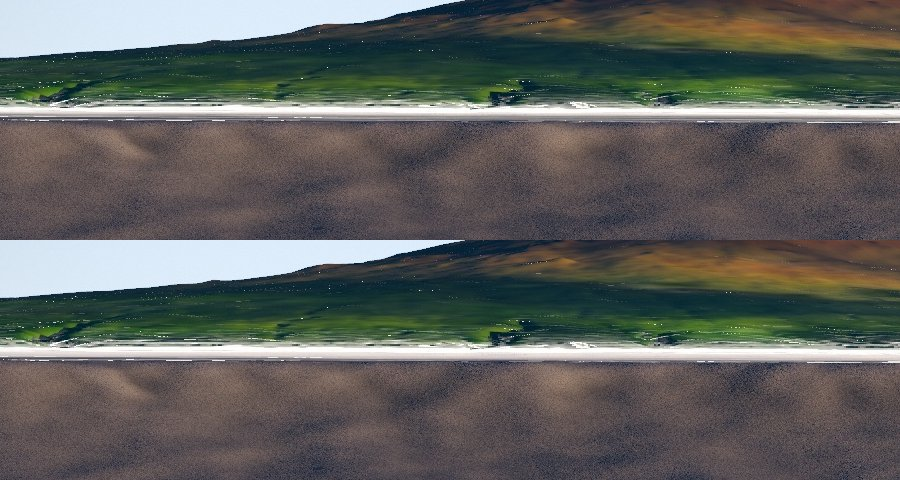
#> input picture channel/packaging/tmp/claude-0/-home-user-juicytea-media/4a181100-5b6b-5601-bf64-5ea13c092764/scratchpad/research/packaging/design_postcard/work/ours_cmp_tub.jpg, 900 x 480 px, given in place of ours_r_P1.jpg, which was not available
$ python proto1.py
#> lines starting #> are read from the running program, lines starting #| are printed output that depends on the picture; after the words box and inside, x2 and y2 are one past the last pixel; in counts of white or black regions, pixels touching at a corner belong together
### channel/packaging/design_postcard/tools/card.py
"""Postcard compositor for the "Below the Postcard" thumbnails (PIL only).

make_card(face, w, ...)  -> RGBA physical off-white postcard (photo face, optional place name, stamp, postmark)
place(plate, card, ...)  -> plate with the tilted card + soft contact/ambient shadow
All geometry is in the plate's pixel space (plates are composed at 1920x1080 and downsampled to 1280x720).
"""
import math, random
import numpy as np
from PIL import Image, ImageDraw, ImageFilter, ImageFont, ImageEnhance, ImageChops

FONTS = '/tmp/claude-0/-home-user-juicytea-media/4a181100-5b6b-5601-bf64-5ea13c092764/scratchpad/research/packaging/design_postcard/fonts/'
PAPER = (245, 240, 228)          # off-white card stock (#F5F0E4)
INK = (38, 36, 40)
ACCENT = (242, 176, 64)          # series accent: warm amber (stamp sun)
OKINA = 'ʻ'


def _font(name, size):
    return ImageFont.truetype(FONTS + name + '-latin.ttf', size)


def font_for_cap(name, cap_px):
    """Font size whose cap height (H) is cap_px."""
    f = _font(name, 400); bb = f.getbbox('H'); cap = bb[3] - bb[1]
    return _font(name, max(6, round(400 * cap_px / cap)))


def crop_aspect(im, aspect, fx=0.5, fy=0.5, zoom=1.0):
    W, H = im.size
    if W / H > aspect: h = H / zoom; w = h * aspect
    else: w = W / zoom; h = w / aspect
    x0 = (W - w) * fx; y0 = (H - h) * fy
    return im.crop((round(x0), round(y0), round(x0 + w), round(y0 + h)))


def _grain(size, amt, seed):
    rng = np.random.default_rng(seed)
    n = rng.normal(0, amt, (size[1], size[0]))
    return n


def stamp(w, seed=3):
    """Small perforated stamp: amber sun over a volcano silhouette and one wave. No words."""
    S = 4; W = w * S; H = round(w * 1.18) * S
    im = Image.new('RGBA', (W, H), (0, 0, 0, 0)); d = ImageDraw.Draw(im)
    r = W * 0.045                                  # perforation radius
    d.rectangle((0, 0, W, H), fill=(250, 247, 238, 255))
    step = r * 2.6
    for x in np.arange(step / 2, W, step):
        d.ellipse((x - r, -r, x + r, r), fill=(0, 0, 0, 0)); d.ellipse((x - r, H - r, x + r, H + r), fill=(0, 0, 0, 0))
    for y in np.arange(step / 2, H, step):
        d.ellipse((-r, y - r, r, y + r), fill=(0, 0, 0, 0)); d.ellipse((W - r, y - r, W + r, y + r), fill=(0, 0, 0, 0))
    m = W * 0.13; x0, y0, x1, y1 = m, m, W - m, H - m
    # field: pale sky to warm
    fld = Image.new('RGBA', (round(x1 - x0), round(y1 - y0)))
    fa = np.zeros((fld.height, fld.width, 4), np.uint8)
    t = np.linspace(0, 1, fld.height)[:, None]
    top = np.array([118, 178, 214]); bot = np.array([236, 214, 170])
    fa[..., :3] = (top * (1 - t[..., None]) + bot * t[..., None]).astype(np.uint8).repeat(fld.width, 1)
    fa[..., 3] = 255
    fld = Image.fromarray(fa, 'RGBA'); im.alpha_composite(fld, (round(x0), round(y0)))
    fw, fh = x1 - x0, y1 - y0
    # sun
    cx, cy, sr = x0 + fw * 0.66, y0 + fh * 0.33, fw * 0.17
    d.ellipse((cx - sr, cy - sr, cx + sr, cy + sr), fill=ACCENT + (255,))
    # volcano silhouette (broad shield) + ocean band
    base = y0 + fh * 0.80
    pts = [(x0, base), (x0 + fw * 0.10, base - fh * 0.08), (x0 + fw * 0.36, base - fh * 0.30), (x0 + fw * 0.46, base - fh * 0.34),
           (x0 + fw * 0.56, base - fh * 0.31), (x0 + fw * 0.86, base - fh * 0.07), (x1, base - fh * 0.02), (x1, base)]
    d.polygon(pts, fill=(44, 40, 46, 255))
    d.rectangle((x0, base, x1, y1), fill=(34, 132, 156, 255))
    d.line([(x0 + fw * 0.08, base + fh * 0.09), (x0 + fw * 0.30, base + fh * 0.06), (x0 + fw * 0.52, base + fh * 0.09), (x0 + fw * 0.74, base + fh * 0.06), (x1 - fw * 0.06, base + fh * 0.09)],
           fill=(220, 240, 244, 255), width=max(1, round(fw * 0.025)))
    d.rectangle((x0, y0, x1, y1), outline=(60, 56, 60, 255), width=max(1, round(W * 0.012)))
    return im.resize((w, round(w * 1.18)), Image.LANCZOS)


def postmark(w, seed=5, alpha=150):
    """Cancellation mark: double ring + wavy lines, no words."""
    S = 4; W = w * S; H = round(w * 0.62) * S
    im = Image.new('RGBA', (W, H), (0, 0, 0, 0)); d = ImageDraw.Draw(im)
    col = (40, 38, 46, alpha); lw = max(2, round(W * 0.012))
    R = H * 0.46; cx = R + lw; cy = H / 2
    d.ellipse((cx - R, cy - R, cx + R, cy + R), outline=col, width=lw)
    d.ellipse((cx - R * 0.74, cy - R * 0.74, cx + R * 0.74, cy + R * 0.74), outline=col, width=max(1, lw // 2 + 1))
    xs = np.linspace(cx + R * 0.55, W - lw, 60)
    for k in range(4):
        yb = cy + (k - 1.5) * H * 0.17
        ys = yb + np.sin((xs - xs[0]) / (W * 0.09)) * H * 0.045
        d.line(list(zip(xs, ys)), fill=col, width=lw)
    im = im.resize((w, round(w * 0.62)), Image.LANCZOS)
    # ink wear
    a = np.asarray(im).copy(); rng = np.random.default_rng(seed)
    a[..., 3] = (a[..., 3] * np.clip(rng.normal(0.85, 0.25, a.shape[:2]), 0, 1)).astype(np.uint8)
    return Image.fromarray(a, 'RGBA')


def make_card(face, w, aspect=1.5, border=0.045, text=None, cap_px=None, font='Oswald-700', track=0.04,
              text_pos='bl', text_col=(255, 252, 244), stamp_on=True, postmark_on=True, seed=1,
              face_sat=1.12, face_con=1.06, face_zoom=1.0, face_fx=0.5, face_fy=0.5, sheen=0.10, stamp_w=0.115):
    """Return an RGBA postcard of width w (aspect = w/h). cap_px is the cap height of the place name in card pixels."""
    S = 3; W = w * S; H = round(w / aspect) * S
    card = Image.new('RGBA', (W, H), (0, 0, 0, 0))
    # paper with grain and soft light falloff
    g = _grain((W, H), 3.2, seed)
    yy, xx = np.mgrid[0:H, 0:W]
    fall = 1.0 + 0.035 * (1 - xx / W) - 0.03 * (yy / H)
    pa = np.clip(np.array(PAPER)[None, None, :] * fall[..., None] + g[..., None], 0, 255).astype(np.uint8)
    paper = Image.fromarray(np.dstack([pa, np.full((H, W), 255, np.uint8)]), 'RGBA')
    # rounded-corner mask
    mask = Image.new('L', (W, H), 0); ImageDraw.Draw(mask).rounded_rectangle((0, 0, W - 1, H - 1), radius=round(W * 0.012), fill=255)
    card.paste(paper, (0, 0), mask)
    # photo
    b = round(W * border); pw, ph = W - 2 * b, H - 2 * b
    ph_im = crop_aspect(face.convert('RGB'), pw / ph, face_fx, face_fy, face_zoom).resize((pw, ph), Image.LANCZOS)
    ph_im = ImageEnhance.Color(ph_im).enhance(face_sat); ph_im = ImageEnhance.Contrast(ph_im).enhance(face_con)
    ph_rgba = ph_im.convert('RGBA')
    # place name
    if text:
        fnt = font_for_cap(font, cap_px * S)
        bb = fnt.getbbox('H'); cap_top = bb[1]
        # letter-spaced width
        adv = [fnt.getlength(ch) for ch in text]; sp = track * fnt.size
        tw = sum(adv) + sp * (len(text) - 1)
        mx = round(pw * 0.055)
        if tw > pw - 2 * mx: print(f'WARNING text {tw/S:.0f}px wider than photo {(pw-2*mx)/S:.0f}px')
        tx = mx if text_pos[1] == 'l' else (pw - tw) / 2 if text_pos[1] == 'c' else pw - mx - tw
        ty = (ph - mx * 0.9 - cap_px * S - cap_top) if text_pos[0] == 'b' else (mx - cap_top)
        lay = Image.new('RGBA', (pw, ph), (0, 0, 0, 0)); ld = ImageDraw.Draw(lay)
        x = tx
        for ch, a in zip(text, adv):
            ld.text((x, ty), ch, font=fnt, fill=text_col + (255,)); x += a + sp
        sh = Image.new('RGBA', (pw, ph), (0, 0, 0, 0)); sh.putalpha(lay.getchannel('A').filter(ImageFilter.GaussianBlur(cap_px * S * 0.09)))
        sh = Image.fromarray(np.dstack([np.full((ph, pw, 3), (12, 16, 22), np.uint8), (np.asarray(sh.getchannel('A')) * 0.62).astype(np.uint8)]), 'RGBA')
        ph_rgba.alpha_composite(sh, (round(cap_px * S * 0.035), round(cap_px * S * 0.06)))
        ph_rgba.alpha_composite(lay)
    card.alpha_composite(ph_rgba, (b, b))
    # thin printed-edge inner shadow around the photo
    edge = Image.new('RGBA', (W, H), (0, 0, 0, 0)); ImageDraw.Draw(edge).rectangle((b, b, b + pw - 1, b + ph - 1), outline=(0, 0, 0, 70), width=max(1, S))
    card.alpha_composite(edge)
    # stamp + postmark (top-right, overlapping the photo corner like a real card)
    if stamp_on:
        sw = round(W * stamp_w); st = stamp(sw, seed)
        sx, sy = W - b - sw - round(W * 0.025), b + round(W * 0.022)
        sshadow = Image.new('RGBA', st.size, (0, 0, 0, 0)); sshadow.putalpha(st.getchannel('A').point(lambda v: v * 0.35))
        card.alpha_composite(sshadow.filter(ImageFilter.GaussianBlur(S * 1.5)), (sx + S, sy + 2 * S))
        card.alpha_composite(st, (sx, sy))
        if postmark_on:
            pm = postmark(round(sw * 1.55), seed)
            card.alpha_composite(pm, (sx - round(sw * 0.62), sy + round(sw * 0.55)))
    # gloss sheen (diagonal) + paper edge bevel
    sa = np.zeros((H, W), np.float32)
    dd = (xx / W * 0.8 + yy / H * 0.6)
    sa = np.exp(-((dd - 0.55) / 0.10) ** 2) * sheen * 255
    sheen_im = Image.fromarray(np.dstack([np.full((H, W, 3), 255, np.uint8), sa.astype(np.uint8)]), 'RGBA')
    card.alpha_composite(sheen_im)
    ed = ImageDraw.Draw(card)
    ed.rounded_rectangle((0, 0, W - 1, H - 1), radius=round(W * 0.012), outline=(205, 196, 180, 255), width=max(1, S))
    ed.line([(round(W * 0.012), S), (W - round(W * 0.012), S)], fill=(255, 255, 252, 200), width=S)
    card.putalpha(ImageChops.multiply(card.getchannel('A'), mask))
    return card.resize((w, round(w / aspect)), Image.LANCZOS)


def place(plate, card, cx, cy, angle, shadow=(-14, 16), blur=16, opacity=0.55, contact=0.0, contact_y=None):
    """Rotate card by angle (deg, +ccw) and composite centred at (cx, cy). Soft offset shadow; optional contact shadow."""
    out = plate.convert('RGBA')
    big = card.resize((card.width * 2, card.height * 2), Image.LANCZOS).rotate(angle, resample=Image.BICUBIC, expand=True)
    rc = big.resize((big.width // 2, big.height // 2), Image.LANCZOS)
    x0, y0 = round(cx - rc.width / 2), round(cy - rc.height / 2)
    a = rc.getchannel('A')
    sh = Image.new('RGBA', out.size, (0, 0, 0, 0))
    sm = Image.new('L', out.size, 0); sm.paste(a, (x0 + shadow[0], y0 + shadow[1]))
    sm = sm.filter(ImageFilter.GaussianBlur(blur)).point(lambda v: v * opacity)
    sh = Image.fromarray(np.dstack([np.full((out.height, out.width, 3), (8, 6, 10), np.uint8), np.asarray(sm)]), 'RGBA')
    out.alpha_composite(sh)
    if contact > 0 and contact_y is not None:
        cm = Image.new('L', out.size, 0); ImageDraw.Draw(cm).ellipse((x0 + rc.width * 0.05, contact_y - 10, x0 + rc.width * 0.95, contact_y + 14), fill=round(255 * contact))
        cm = cm.filter(ImageFilter.GaussianBlur(10))
        out.alpha_composite(Image.fromarray(np.dstack([np.zeros((out.height, out.width, 3), np.uint8), np.asarray(cm)]), 'RGBA'))
    out.alpha_composite(rc, (x0, y0))
    return out.convert('RGB'), (x0, y0, rc)


def grade(im, warm=0.0, con=1.0, sat=1.0, bright=1.0, vig=0.0, vig_bottom=0.0):
    im = ImageEnhance.Contrast(im).enhance(con); im = ImageEnhance.Color(im).enhance(sat); im = ImageEnhance.Brightness(im).enhance(bright)
    a = np.asarray(im).astype(np.float32)
    if warm:
        l = a.mean(2, keepdims=True) / 255
        a = a + warm * np.array([18, 8, -10]) * l
    H, W = a.shape[:2]
    if vig or vig_bottom:
        yy, xx = np.mgrid[0:H, 0:W]
        r = np.sqrt(((xx - W / 2) / (W / 2)) ** 2 + ((yy - H / 2) / (H / 2)) ** 2)
        f = 1 - vig * np.clip(r - 0.6, 0, 1) ** 1.5 - vig_bottom * np.clip((yy / H - 0.7) / 0.3, 0, 1) ** 1.6
        a = a * f[..., None]
    return Image.fromarray(np.clip(a, 0, 255).astype(np.uint8))


def save_thumb(im, path, q=92):
    t = im.resize((1280, 720), Image.LANCZOS) if im.size != (1280, 720) else im
    t.save(path, 'JPEG', quality=q, optimize=True, progressive=True)
    return t

### channel/packaging/design_postcard/tools/proto1.py
import sys
sys.path.insert(0, '/tmp/claude-0/-home-user-juicytea-media/4a181100-5b6b-5601-bf64-5ea13c092764/scratchpad/research/packaging/design_postcard/tools')
from card import *
D = '/tmp/claude-0/-home-user-juicytea-media/4a181100-5b6b-5601-bf64-5ea13c092764/scratchpad/research/packaging/design_postcard/'
plate = Image.open(D + 'work/r/ours_r_P1.jpg').convert('RGB')   # 1920x1080
#> plate is the input picture: PIL image 900x480 RGB; mean R, G, B 95.4, 96.9, 93.9
plate = grade(plate, warm=0.6, con=1.08, sat=1.05, vig=0.25, vig_bottom=0.25)
face = Image.open(D + 'work/r/ours_r_face1.jpg')
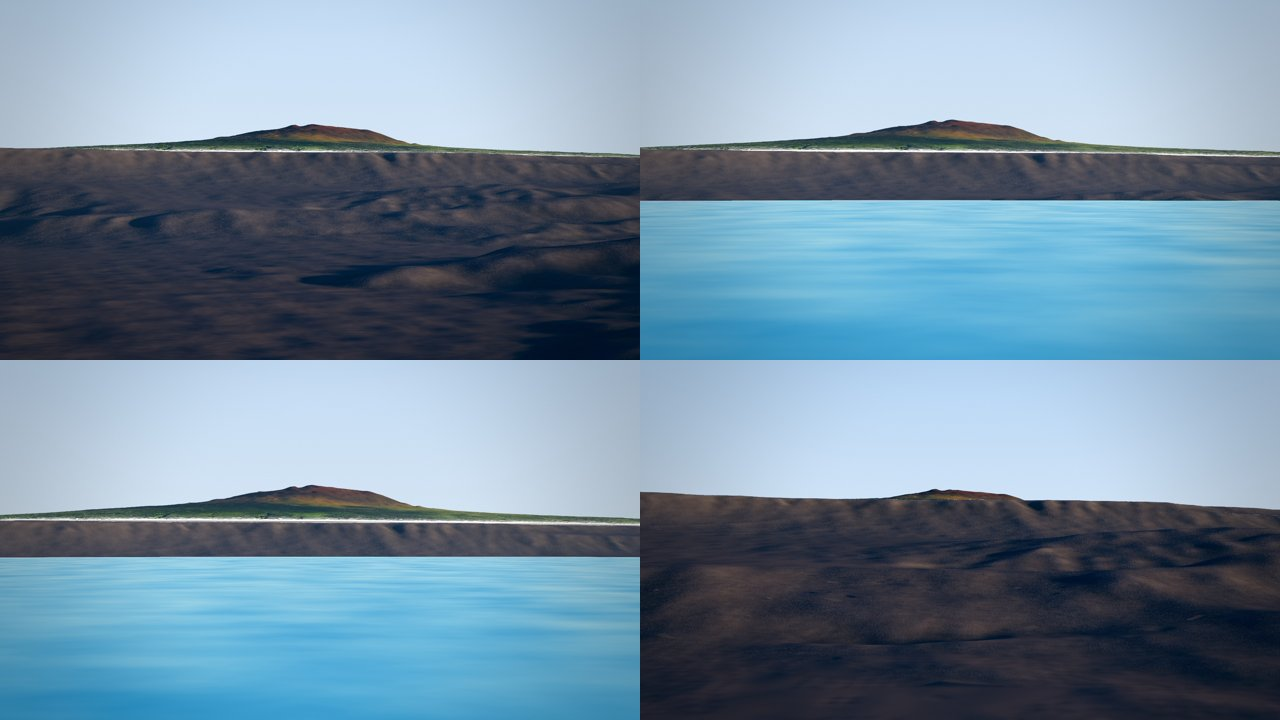
#> input picture channel/packaging/tmp/claude-0/-home-user-juicytea-media/4a181100-5b6b-5601-bf64-5ea13c092764/scratchpad/research/packaging/design_postcard/work/ours_sheet_P.jpg, 1280 x 720 px, given in place of ours_r_face1.jpg, which was not available
#> face is the input picture: PIL image 1280x720 RGB; mean R, G, B 115.3, 141.4, 161.3
# frame is 1920x1080 here; final 1280x720 => factor 1.5. cap 13.5% of 720 = 97 px final = 146 px here
card = make_card(face, w=700, text='HAWAI' + OKINA + 'I', cap_px=146, face_fy=0.62, face_zoom=1.25, face_fx=0.55)
#> in make_card, `card = Image.new('RGBA', (W, H), (0, 0, 0, 0))`: card: PIL image 2100x1401 RGBA; every value is 0
#> in make_card, `mask = Image.new('L', (W, H), 0)`: mask: PIL image 2100x1401 L; every value is 0
#> in make_card, `ImageDraw.Draw(mask).rounded_rectangle((0, 0, W - 1, H - 1), radius=ro`: mask: PIL image 2100x1401 L; 100% white; 4 black regions, box (x1, y1, x2, y2) and area: (0, 0, 21, 21) 144, (2079, 0, 2100, 21) 144, (0, 1380, 21, 1401) 144, (2079, 1380, 2100, 1401) 144
#> in crop_aspect, `return im.crop((round(x0), round(y0), round(x0 + w), round(y0 + h)))`:
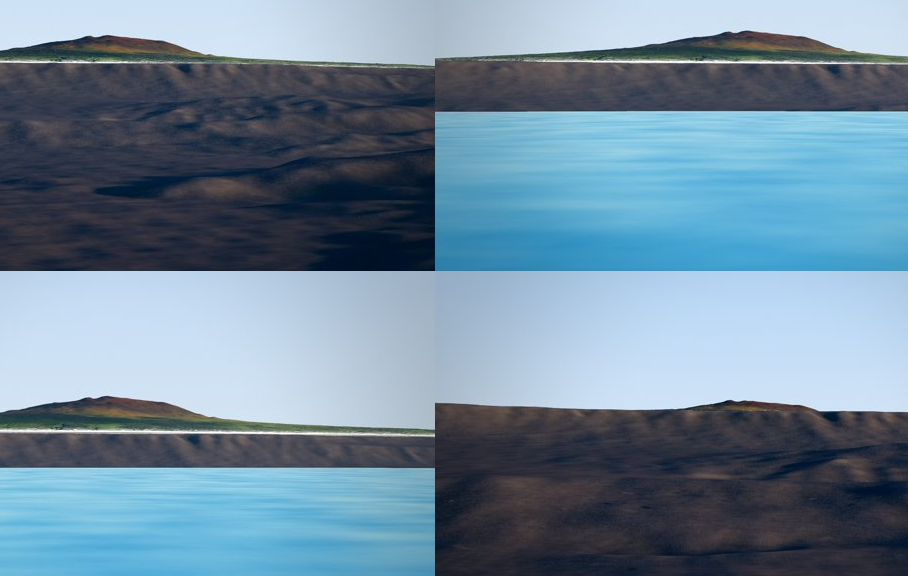
#> returned value: PIL image 908x576 RGB; mean R, G, B 110.9, 136.8, 156.1
#> in make_card, `lay = Image.new('RGBA', (pw, ph), (0, 0, 0, 0))`: lay: PIL image 1912x1213 RGBA; every value is 0
#> after the loop in make_card, `for ch, a in zip(text, adv):`: x = 2683
#> in stamp, `im = Image.new('RGBA', (W, H), (0, 0, 0, 0))`: im: PIL image 968x1144 RGBA; every value is 0
#> in stamp, `fld = Image.new('RGBA', (round(x1 - x0), round(y1 - y0)))`: fld: PIL image 716x892 RGBA; every value is 0
#> in stamp, `im.alpha_composite(fld, (round(x0), round(y0)))`:
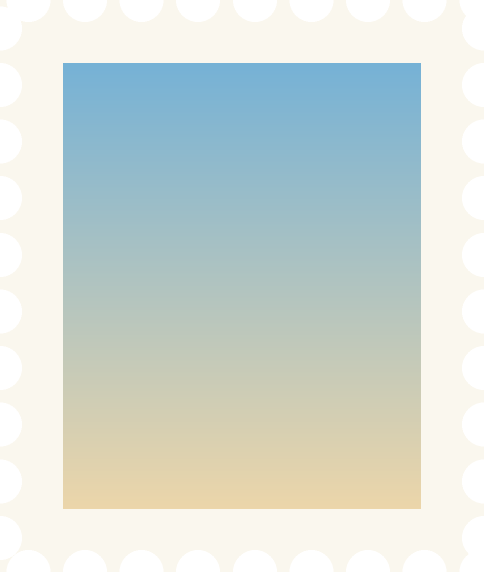
#> im: PIL image 968x1144 RGBA (shown at 1/2 size); mean R, G, B, A 182.4, 192.4, 187.2, 229.3; transparent parts drawn white
#> in make_card, `sshadow = Image.new('RGBA', st.size, (0, 0, 0, 0))`: sshadow: PIL image 242x286 RGBA; every value is 0
#> in make_card, `sshadow.putalpha(st.getchannel('A').point(lambda v: v * 0.35))`:
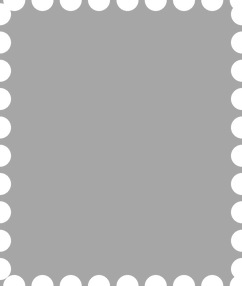
#> sshadow: PIL image 242x286 RGBA; mean R, G, B, A 0, 0, 0, 80; transparent parts drawn white
#> in postmark, `im = Image.new('RGBA', (W, H), (0, 0, 0, 0))`: im: PIL image 1500x928 RGBA; every value is 0
#> in postmark, `a[..., 3] = (a[..., 3] * np.clip(rng.normal(0.85, 0.25, a.shape[:2]), ..`:
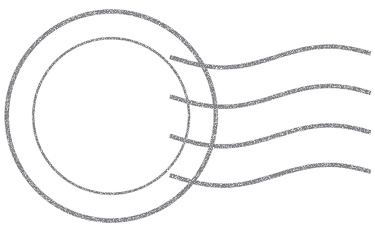
#> a: shape (232, 375, 4); mean R, G, B, A 4.7, 4.2, 5.2, 10.9; transparent parts drawn white
#> in make_card, `return card.resize((w, round(w / aspect)), Image.LANCZOS)`:
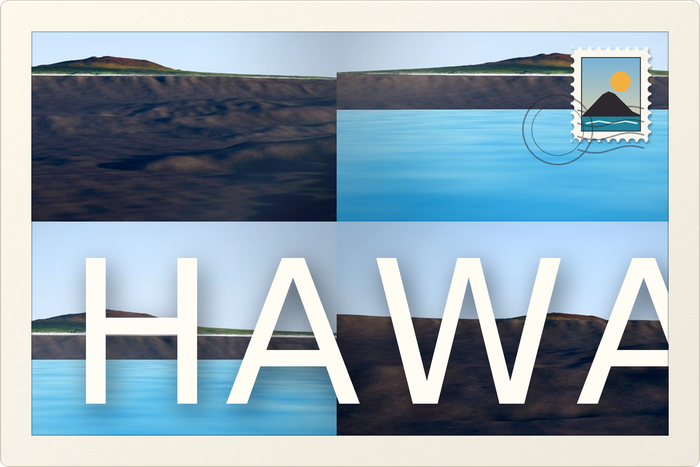
#> returned value: PIL image 700x467 RGBA; mean R, G, B, A 147.7, 167.4, 179.6, 254.8; transparent parts drawn white
out, _ = place(plate, card, cx=430, cy=300, angle=4.5, shadow=(-16, 18), blur=18, opacity=0.5)
#> in place, `big = card.resize((card.width * 2, card.height * 2), Image.LANCZOS).ro..`:
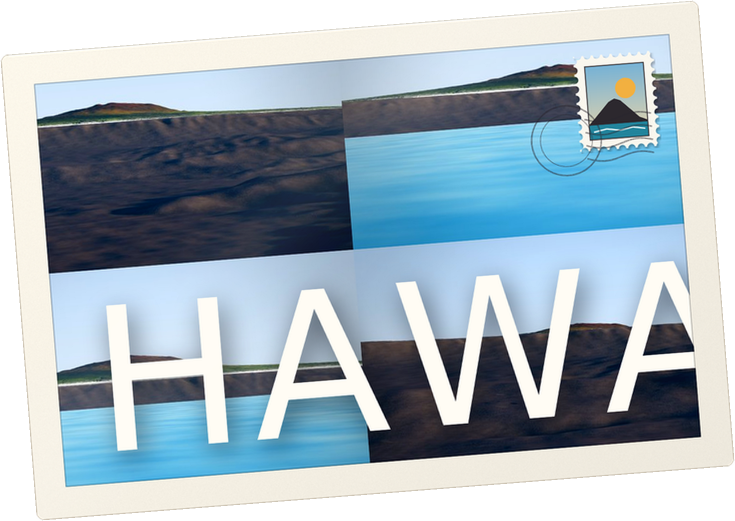
#> big: PIL image 1470x1042 RGBA (shown at 1/2 size); mean R, G, B, A 125.6, 142.5, 152.9, 217.5; transparent parts drawn white
save_thumb(out, D + 'work/ours_proto1.jpg')
